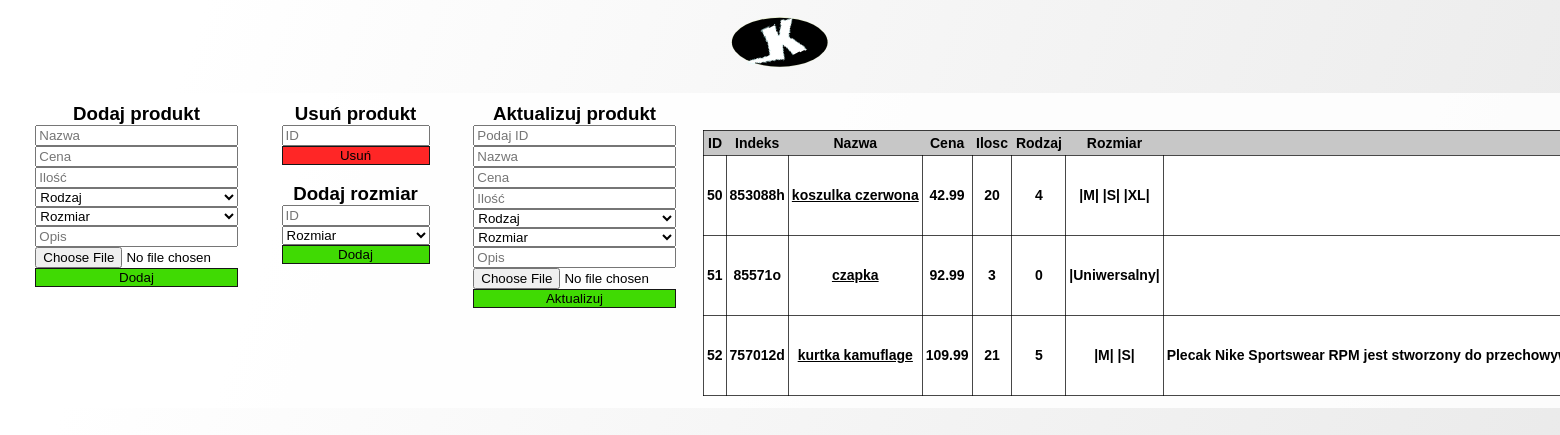
Page /panel.php (signed in) on the committed database.
### tables this page shows
CREATE TABLE `produkty` (
  `id` int(11) NOT NULL,
  `nazwa` varchar(200) NOT NULL,
  `cena` decimal(10,2) NOT NULL,
  `ilosc` smallint(6) NOT NULL,
  `rodzaj` varchar(50) NOT NULL,
  `opis` text NOT NULL,
  `zdjecie` varchar(255) DEFAULT NULL,
  `indeks_produktu` varchar(8) DEFAULT NULL,
  `link` varchar(255) DEFAULT NULL
);

CREATE TABLE `rozmiary_produktow` (
  `id` int(11) NOT NULL,
  `id_produktu` int(11) NOT NULL,
  `rozmiar` varchar(20) NOT NULL
);

### panel.php (the view, shortened to what this page needs)
<!DOCTYPE html>
<html lang="pl">
<head>
    <link rel="stylesheet" href="s.css?v=1.2">
</head>
<body>
<div class="contener">
<?php include_once("laczenieZbaza.php");?>
<div style="text-align:center; margin-bottom:20px;">
    <a href="index.php"><img src="svg/logo1.svg" alt="logo" width="100px" height="auto"></a>
</div>
<div class="menu_panelu">
<div class="panel" id="panel1">
    <h3   id="p1">Dodaj produkt</h3>
    <form action="dodaj_produkt.php" class="form_panel" method="post" id="form1" enctype="multipart/form-data">
        <input type="text" name="nazwa" placeholder="Nazwa">
        <input type="text" name="cena" placeholder="Cena">
        <input type="text" name="ilosc" placeholder="Ilość">
        <select name="rodzaj">
            <option value="">Rodzaj</option>
        </select>
        <select name="rozmiar">
            <option value="">Rozmiar</option>
        </select>
        <input type="text" name="opis" placeholder="Opis">
        <input type="file" name="zdjecie" placeholder="Zdjecie">
        <button type="submit">Dodaj</button>
    </form>
</div>
<div class="panel" id="panel2">
    <h3 id="p2" >Usuń produkt</h3>
    <form action="usun_produkt.php" class="form_panel" method="post" id="form2">
        <input type="text" name="id" placeholder="ID">
        <button type="submit">Usuń</button>
    </form>
    <br>
    <h3 id="p3">Dodaj rozmiar</h3>
    <form action="dodaj_rozmiar.php" class="form_panel" method="post">
        <input type="text" name="id" placeholder="ID">
        <select name="rozmiar">
            <option value="">Rozmiar</option>
        </select>
        <button type="submit">Dodaj</button>
    </form>
</div>
<div class="panel" id="panel3">
    <h3  id="p4">Aktualizuj produkt</h3>
    <form action="akt_produkt.php" class="form_panel" method="post" id="form3" enctype="multipart/form-data">
        <input type="text" name="id"  placeholder="Podaj ID">
        <input type="text" name="nazwa" placeholder="Nazwa">
        <input type="text" name="cena" placeholder="Cena">
        <input type="text" name="ilosc" placeholder="Ilość">
        <select name="rodzaj">
            <option value="">Rodzaj</option>
        </select>
        <select name="rozmiar">
            <option value="">Rozmiar</option>
        </select>
        <input type="text" name="opis" placeholder="Opis">
        <input type="file" name="zdjecie" placeholder="Zdjecie">
        <button type="submit">Aktualizuj</button>
    </form>
</div>
<div class="panel" id="panel4">
    <div class="lista_produktow">
    </div>
    <table class="tabela_produktow">
        <tr>
            <th>ID</th>
            <th>Indeks</th>
            <th>Nazwa</th>
            <th>Cena</th>
            <th>Ilosc</th>
            <th>Rodzaj</th>
            <th>Rozmiar</th>
            <th>Opis</th>
        </tr>
<?php
$pyt_produkt = $conn->query("SELECT * FROM produkty")->fetchAll();
foreach($pyt_produkt as $linia){
    $pyt_rozmiar = $conn->prepare("SELECT rozmiar FROM rozmiary_produktow WHERE id_produktu = ?");
    $pyt_rozmiar->execute([$linia["id"]]);
    echo "<tr>";
    echo "<td>" . $linia["id"] . "</td>";
    echo "<td>" . $linia["indeks_produktu"] . "</td>";
    echo "<td>" . "<a style='color:black;' href=" .$linia["link"].">".$linia["nazwa"] . "</a></td>";
    echo "<td>" . $linia["cena"] . "</td>";
    echo "<td>" . $linia["ilosc"] . "</td>";
    echo "<td>" . $linia["rodzaj"] . "</td>";
    echo "<td>";
    while($kolejny = $pyt_rozmiar->fetch()){
        echo  " |".$kolejny['rozmiar'] ."| ";
    }
    echo "</td>";
    echo "<td>" . $linia["opis"] . "</td>";
    echo "</tr>";
}
echo "</table>";
?>
</div>
</div>
</div>
</body>
</html>

### s.css (style rules this page uses)
* { box-sizing: border-box; margin: 0; }
body { min-height: 100vh; display: flex; flex-direction: column; background: linear-gradient(109.6deg, rgb(255, 255, 255) 11.2%, rgb(233, 233, 233) 100.2%); font-family:'Segoe UI'; color: black; margin: 0; }
.contener { padding-top: 1rem; padding-bottom: 2rem; flex: 1; }
.menu_panelu { background-color: #ffffffdc; padding: 10px; display: flex; flex-direction: row; }
.menu_panelu div { flex: 20%; text-align: center; }
.panel { font-family: arial; font-size: 16px; }
.panel h3 { cursor:default; }
.form_panel { display: flex; flex-direction: column; width: 80%; margin-left: auto; margin-right: auto; }
.form_panel button { cursor: pointer; border: #161616 1px solid; background-color: rgb(64, 218, 3); }
#form2 button { background-color: rgb(255, 38, 38); }
.tabela_produktow, .tabela_produktow td { color: black; width: max-content; background-color: #ffffff; border: 1px solid #000000b7; padding: 3px; margin: 2px; font-size: 14px; font-weight: bold; border-collapse:collapse; }
.tabela_produktow th { padding: 4px; background-color: #c7c7c7; }
.lista_produktow { display:flex; flex-direction:row; gap:2%; justify-content:center; }

### rows in the picture
produkty: id "50", indeks_produktu "853088h", nazwa "koszulka czerwona", cena "42.99", ilosc "20", rodzaj "4"
rozmiary_produktow: rozmiar "M"
rozmiary_produktow: rozmiar "S"
rozmiary_produktow: rozmiar "XL"
produkty: id "51", indeks_produktu "85571o", nazwa "czapka", cena "92.99", ilosc "3", rodzaj "0"
rozmiary_produktow: rozmiar "Uniwersalny"
produkty: id "52", indeks_produktu "757012d", nazwa "kurtka kamuflage", cena "109.99", ilosc "21", rodzaj "5", opis "Plecak Nike Sportswear RPM jest stworzony do…"
rozmiary_produktow: rozmiar "M"
rozmiary_produktow: rozmiar "S"
